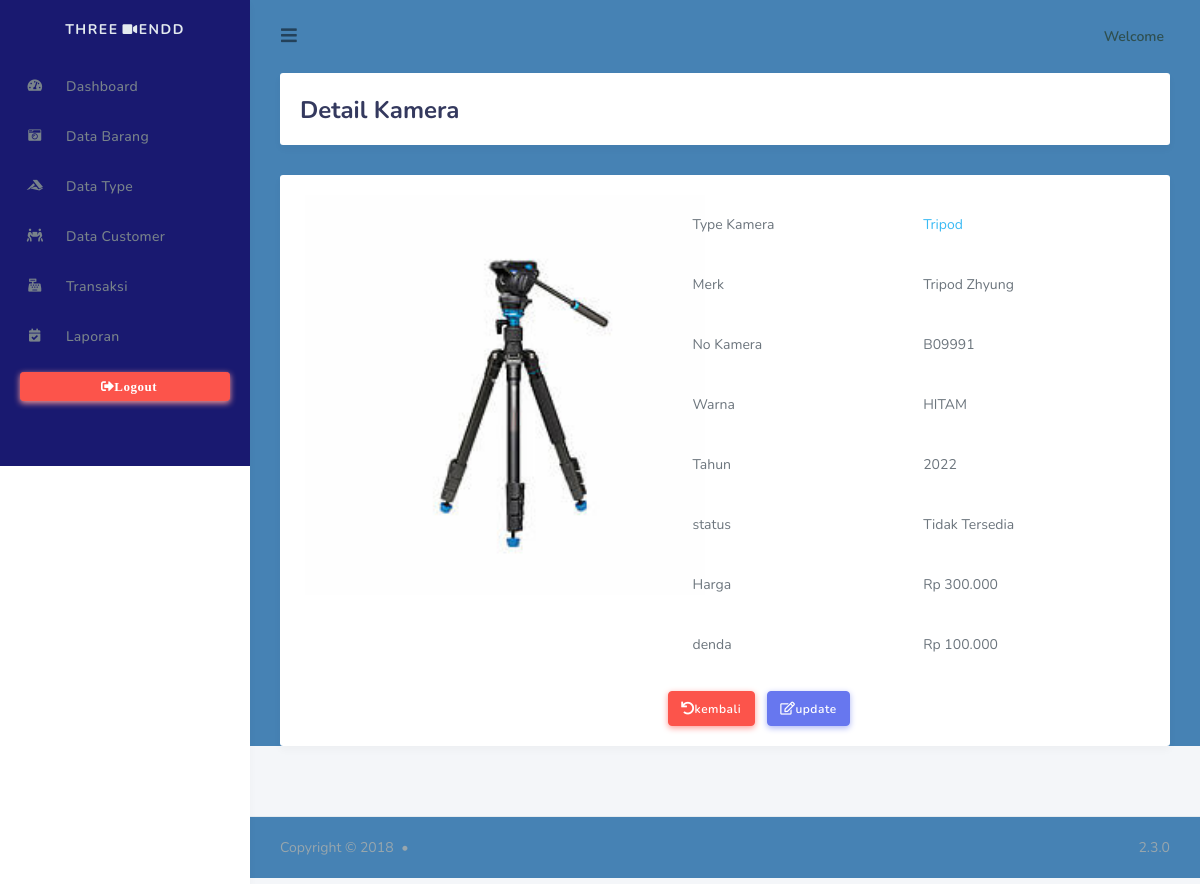
The app's page /admin/data_kamera/detail_kamera/24 with its own data.
### tables this page shows
CREATE TABLE `kamera` (
  `id_kamera` int(11) NOT NULL,
  `kode_type` varchar(120) NOT NULL,
  `merk` varchar(120) NOT NULL,
  `no_kamera` varchar(20) NOT NULL,
  `warna` varchar(20) NOT NULL,
  `tahun` varchar(4) NOT NULL,
  `status` varchar(50) NOT NULL,
  `gambar` varchar(200) NOT NULL,
  `harga` int(11) NOT NULL,
  `denda` int(11) NOT NULL
);

### application/controllers/admin/Data_kamera.php (called while the page is built, shortened)
<?php
class Data_kamera extends CI_Controller{
    public function detail_kamera($id){
        $data['detail'] = $this->rental_model->ambil_id_kamera($id);
        $this->load->view('templates_admin/header');
        $this->load->view('templates_admin/sidebar');
        $this->load->view('admin/detail_kamera',$data);
        $this->load->view('templates_admin/footer');
    }
}
?>

### index.php (called while the page is built, shortened)
<?php
require_once BASEPATH.'core/CodeIgniter.php';

### application/models/rental_model.php (called while the page is built, shortened)
<?php
class Rental_model extends CI_model{
    public function ambil_id_kamera($id){
        $hasil = $this->db->where('id_kamera',$id)->get('kamera');
        if($hasil->num_rows() > 0){
            return $hasil->result();
        }else{
            return false;
        }
    }
}
?>

### application/views/admin/detail_kamera.php (the view)
<div class="main-content" style="background-color: SteelBlue;">
  <section class="section">
    <div class="section-header">
      <h1>Detail Kamera</h1>
    </div>
    </section>
     <?php foreach($detail as $dt) :?>
      <div class="card">
          <div class="card-body">
              <div class="row">
                  <div class="col-md-5">
                      <img width="400px" src="<?php echo base_url().'assets/upload/'.$dt->gambar?>">
                  </div>
                  <div class="col-md-7">
                      <table class="table">
                      <tr>
                          <td>Type Kamera</td>
                          <td>
                              <?php
                              if($dt->kode_type == 'T1'){
                                  echo '<span class="text-info">Tripod</span>';
                              }elseif($dt->kode_type == 'A1'){
                                  echo '<span class="text-info">Action Cam</span>';
                              }elseif($dt->kode_type == 'L1'){
                                  echo '<span class="text-info">Lensa Kamera</span>';
                              }elseif($dt->kode_type == 'K1'){
                                  echo '<span class="text-info">Kamera</span>';
                              }elseif($dt->kode_type == 'LT5'){
                                  echo '<span class="text-info">Lighting</span>';
                              }elseif($dt->kode_type == 'S1'){
                                  echo '<span class="text-info">Stabilizer</span>';
                              }else{
                                  echo '<span class="text-danger">Type Kamera Belum Tersedia</span>';
                              }
                              ?>
                          </td>
                      </tr>
                      <tr>
                          <td>Merk</td>
                          <td><?php echo $dt->merk?></td>
                      </tr>
                      <tr>
                          <td>No Kamera</td>
                          <td><?php echo $dt->no_kamera?></td>
                      </tr>
                      <tr>
                          <td>Warna</td>
                          <td><?php echo $dt->warna?></td>
                      </tr>
                      <tr>
                          <td>Tahun</td>
                          <td><?php echo $dt->tahun?></td>
                      </tr>
                      <tr>
                          <td>status</td>
                          <td><?php if($dt->status == '0'){
                              echo 'Tidak Tersedia';
                          }elseif($dt->status == '1'){
                              echo 'Tersedia';
                          }?></td>
                      </tr>
                      <tr>
                          <td>Harga</td>
                          <td>Rp <?php echo number_format($dt->harga,0,',','.')?></td>
                      </tr>
                      <tr>
                          <td>denda</td>
                          <td>Rp <?php echo number_format($dt->denda,0,',','.')?></td>
                      </tr>
                      </table>
                      <a href="<?php echo base_url('admin/data_kamera')?>" class="btn btn-danger mr-2"><i class="fas fa-undo"></i>kembali</a>
                      <a href="<?php echo base_url('admin/data_kamera/update_kamera/'.$dt->id_kamera)?>" class="btn btn-primary"><i class="far fa-edit"></i>update</a>
                  </div>
              </div>
          </div>
      </div>
      <?php endforeach;?>
</div>

### records on screen
kamera: gambar (picture), shows "Tripod", merk "Tripod Zhyung", no_kamera "B09991", warna "HITAM", tahun "2022", status "Tidak Tersedia", harga "300.000", denda "100.000"
